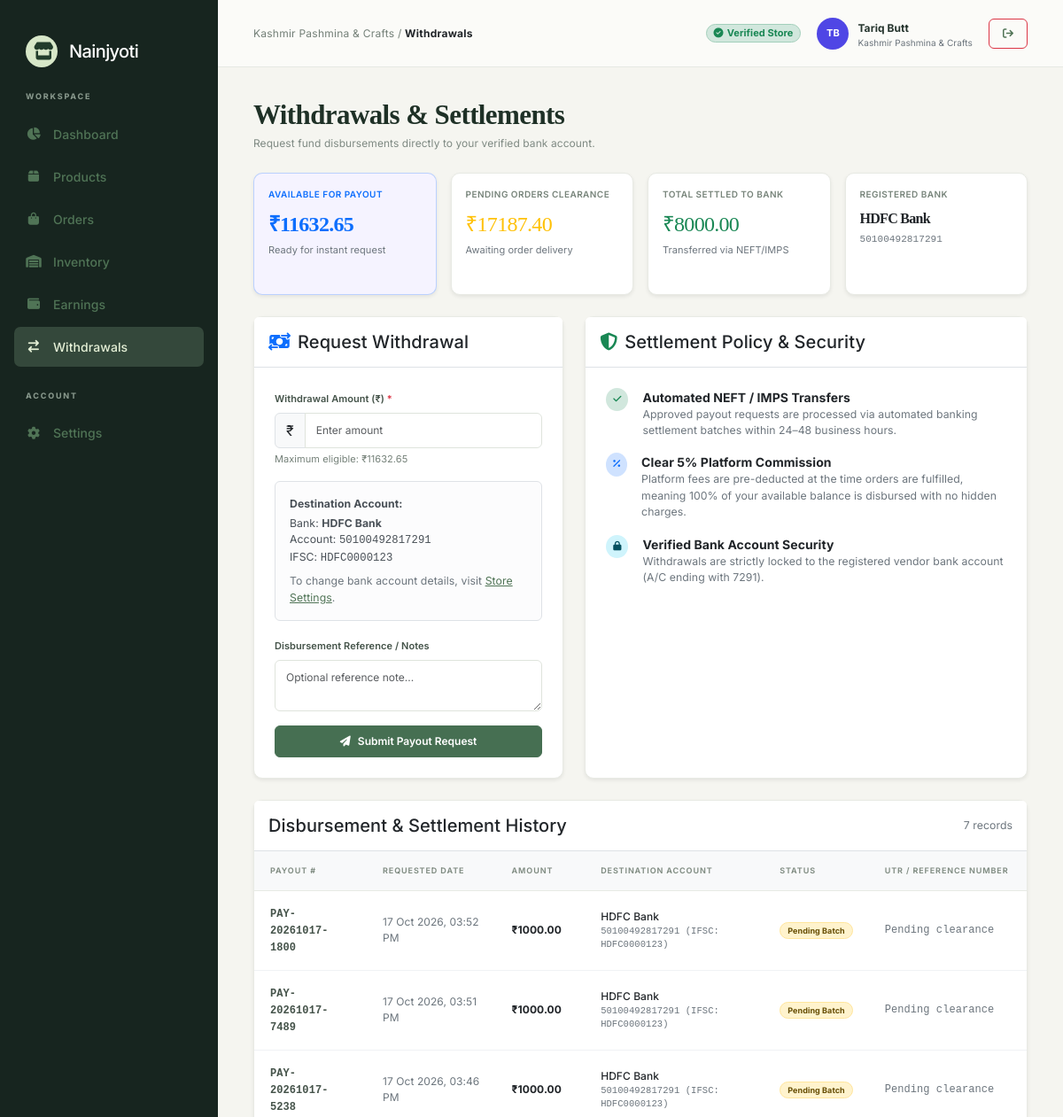
The page /vendor-dashboard/withdrawals/ (upper part) on the database as committed earlier.
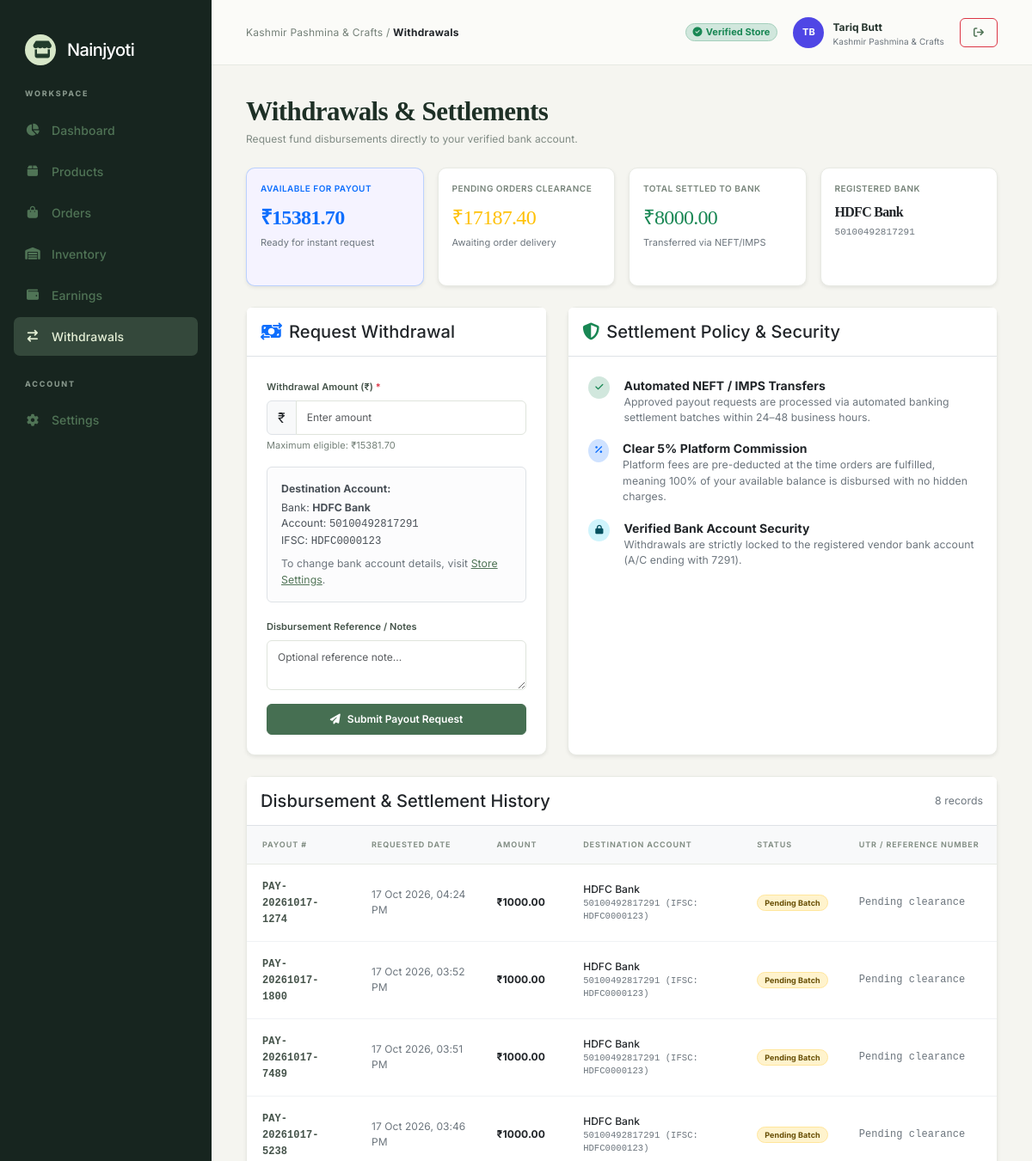
The same page on the database as committed later.
### nainjyoti/models.py (models this page shows, shortened)
class VendorPayout(models.Model):
    STATUS_CHOICES = [
        ('PENDING', 'Pending Approval'),
        ('PROCESSING', 'Processing Bank Transfer'),
        ('COMPLETED', 'Completed / Settled'),
        ('REJECTED', 'Rejected'),
    ]
    payout_number = models.CharField(max_length=50, unique=True, blank=True, db_index=True)
    vendor = models.ForeignKey(VendorProfile, on_delete=models.CASCADE, related_name='payouts', db_index=True)
    amount = models.DecimalField(max_digits=10, decimal_places=2)
    bank_name = models.CharField(max_length=100)
    account_number = models.CharField(max_length=50)
    ifsc_code = models.CharField(max_length=20)
    status = models.CharField(max_length=20, choices=STATUS_CHOICES, default='PENDING')
    utr_number = models.CharField(max_length=100, blank=True, default='')  # Unique Transaction Reference from bank
    admin_notes = models.TextField(blank=True, default='')
    requested_at = models.DateTimeField(auto_now_add=True)
    processed_at = models.DateTimeField(null=True, blank=True)
    class Meta:
        ordering = ['-requested_at']
        verbose_name = 'Vendor Payout / Settlement'
        verbose_name_plural = 'Vendor Payouts / Settlements'

### nainjyoti/vendor_views.py (the view)
# urls.py: path('vendor-dashboard/withdrawals/', vendor_views.vendor_withdrawals, name='vendor_withdrawals'),
def vendor_withdrawals(request):
    vendor = _get_dashboard_vendor(request)
    if not vendor:
        return redirect("login")
    bal_summary = _get_vendor_balance_summary(vendor)
    payouts = VendorPayout.objects.filter(vendor=vendor).order_by('-requested_at')
    context = {
        'vendor': vendor,
        'bal_summary': bal_summary,
        'payouts': payouts,
    }
    return render(request, "vendor/withdrawals.html", context)

### nainjyoti/models.py (called while the page is built)
    @property
    def initials(self):
        name = self.owner_name or self.business_name or "Seller"
        parts = name.strip().split()
        if len(parts) >= 2:
            return f"{parts[0][0]}{parts[1][0]}".upper()
        return name[:2].upper()

### nainjyoti/vendor_views.py (called while the page is built)
def _get_dashboard_vendor(request):
    if hasattr(request, "user") and request.user.is_authenticated and hasattr(request.user, "vendor_profile"):
        if request.user.vendor_profile.status == "APPROVED":
            return request.user.vendor_profile
    target = VendorProfile.objects.filter(user__username='merchant@crafts.in').first()
    if target:
        return target
    return VendorProfile.objects.filter(status="APPROVED").first()

### templates/vendor/withdrawals.html (shortened to what the changed rows need)
{% extends "vendor/base.html" %}
{% load static %}
{% block page_css %}
    <link href="{% static 'vendor/css/withdrawals.css' %}" rel="stylesheet">
{% endblock %}
{% block vendor_content %}
    <div class="page-head mb-4">
        <div>
            <h1>Withdrawals &amp; Settlements</h1>
        </div>
    </div>
    <div class="row g-3 mb-4">
        <div class="col-6 col-xl-3">
            <div class="card stat-card shadow-sm p-3 border-primary border-opacity-25" style="background:#f5f3ff;">
                <div class="stat-label text-primary">Available for Payout</div>
                <div class="stat-value fs-4 text-primary fw-bold">₹{{ bal_summary.available_balance|floatformat:2 }}</div>
                <div class="stat-foot text-secondary">Ready for instant request</div>
            </div>
        </div>
    </div>
    <div class="row g-4 mb-4">
        <div class="col-lg-5">
            <div class="card shadow-sm h-100">
                <div class="card-body">
                    {% if bal_summary.available_balance > 0 %}
                        <form action="{% url 'vendor_payout_request' %}" method="post">
                            <div class="mb-3">
                                <label class="form-label fw-semibold">Withdrawal Amount (₹) <span class="text-danger">*</span></label>
                                <div class="input-group">
                                    <span class="input-group-text bg-light">₹</span>
                                    <input class="form-control" type="number" name="amount" min="100" max="{{ bal_summary.available_balance }}" step="0.01" required placeholder="Enter amount">
                                </div>
                                <div class="form-text">Maximum eligible: ₹{{ bal_summary.available_balance|floatformat:2 }}</div>
                            </div>
                            <div class="alert alert-light border small mb-3">
                                <div class="fw-bold mb-1">Destination Account:</div>
                                <div>Bank: <strong>{{ vendor.bank_name|default:"HDFC Bank" }}</strong></div>
                                <div>Account: <span class="font-monospace">{{ vendor.account_number|default:"50100492817291" }}</span></div>
                                <div>IFSC: <span class="font-monospace">{{ vendor.ifsc_code|default:"HDFC0000123" }}</span></div>
                                <div class="mt-2 text-secondary">To change bank account details, visit <a href="{% url 'vendor_settings' %}">Store Settings</a>.</div>
                            </div>
                            <div class="mb-3">
                                <label class="form-label fw-semibold">Disbursement Reference / Notes</label>
                                <textarea class="form-control" name="notes" rows="2" placeholder="Optional reference note..."></textarea>
                            </div>
                            <button type="submit" class="btn btn-primary w-100 py-2">
                                <i class="fa-solid fa-paper-plane me-2"></i>Submit Payout Request
                            </button>
                        </form>
                    {% endif %}
                </div>
            </div>
        </div>
    </div>
    <div class="card shadow-sm">
        <div class="card-header bg-white py-3 border-bottom d-flex justify-content-between align-items-center">
            <h5 class="card-title mb-0">Disbursement &amp; Settlement History</h5>
            <span class="text-secondary small">{{ payouts|length }} records</span>
        </div>
        <div class="table-responsive">
            <table class="table align-middle mb-0 table-hover">
                <thead class="table-light">
                    <tr>
                        <th>Payout #</th>
                        <th>Requested Date</th>
                        <th>Amount</th>
                        <th>Destination Account</th>
                        <th>Status</th>
                        <th>UTR / Reference Number</th>
                    </tr>
                </thead>
                <tbody>
                    {% for p in payouts %}
                        <tr>
                            <td><span class="font-monospace fw-bold">{{ p.payout_number }}</span></td>
                            <td class="text-secondary small">{{ p.requested_at|date:"d M Y, h:i A" }}</td>
                            <td class="fw-bold text-dark">₹{{ p.amount|floatformat:2 }}</td>
                            <td>
                                <div class="fw-medium text-dark">{{ p.bank_name }}</div>
                                <div class="text-secondary small font-monospace">{{ p.account_number }} (IFSC: {{ p.ifsc_code }})</div>
                            </td>
                            <td>
                                {% if p.status == 'COMPLETED' %}
                                    <span class="badge bg-success-subtle text-success border border-success-subtle px-2 py-1 rounded-pill">Completed</span>
                                {% elif p.status == 'PROCESSING' %}
                                    <span class="badge bg-primary-subtle text-primary border border-primary-subtle px-2 py-1 rounded-pill">In Processing</span>
                                {% elif p.status == 'PENDING' %}
                                    <span class="badge bg-warning-subtle text-warning-emphasis border border-warning-subtle px-2 py-1 rounded-pill">Pending Batch</span>
                                {% elif p.status == 'REJECTED' %}
                                    <span class="badge bg-danger-subtle text-danger border border-danger-subtle px-2 py-1 rounded-pill">Rejected</span>
                                {% else %}
                                    <span class="badge bg-secondary px-2 py-1 rounded-pill">{{ p.get_status_display }}</span>
                                {% endif %}
                            </td>
                            <td class="font-monospace text-secondary small">
                                {{ p.utr_number|default:"Pending clearance" }}
                            </td>
                        </tr>
                    {% endfor %}
                </tbody>
            </table>
        </div>
    </div>
{% endblock %}

Rows that differ between the two databases and show on the page:
added VendorPayout: payout_number "PAY-20261017-1274", requested_at "17 Oct 2026, 04:24 PM", amount "1000.00", bank_name "HDFC Bank", account_number "50100492817291", ifsc_code "HDFC0000123", status "Pending Batch", utr_number "Pending clearance"
Other text that changed with them:
{{ bal_summary.available_balance|floatformat:2 }}: "11632.65" → "15381.70"
{{ payouts|length }}: "7" → "8"
